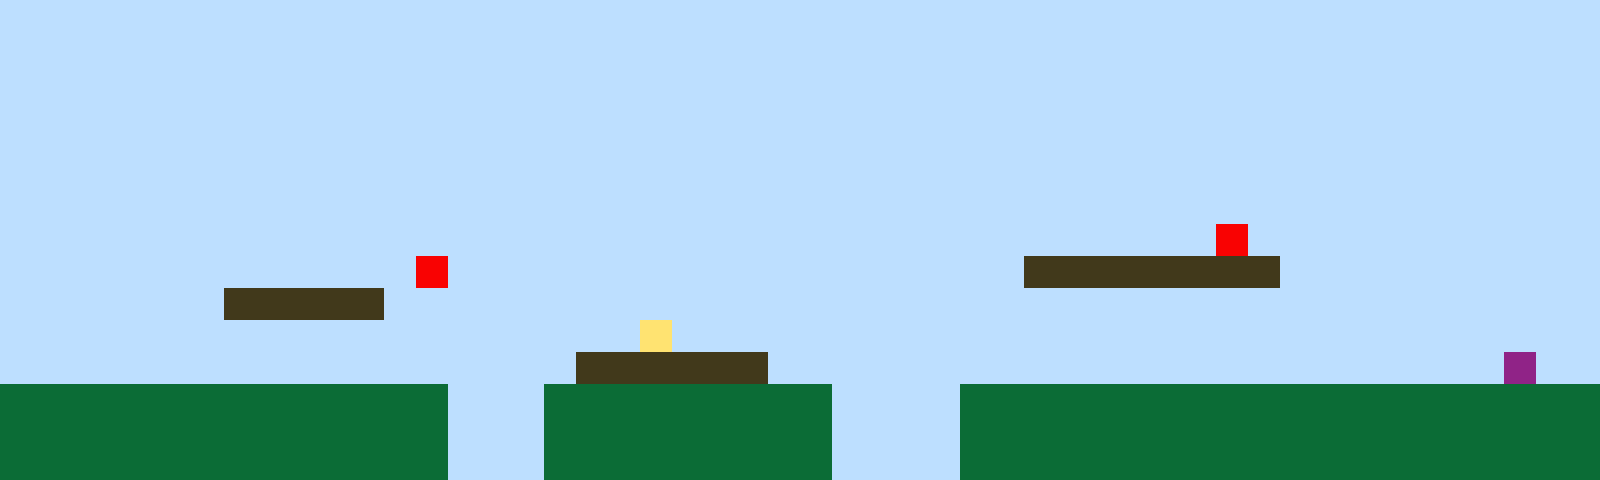

Rendered tile map (Tiled .tmx) drawn with the repository's tilesets; below, a short description and the full map source, tile grids included:
An orthogonal 50x15 tile map with 32x32 px tiles, 1 tile layer (Tile Layer 1).

<map version="1.10" tiledversion="1.11.2" orientation="orthogonal" renderorder="right-up" width="50" height="15" tilewidth="32" tileheight="32" infinite="0" nextlayerid="2" nextobjectid="1"><editorsettings><export target="map1.csv" format="csv" /></editorsettings><tileset firstgid="1" name="sprites" tilewidth="32" tileheight="32" tilecount="6" columns="3"><image source="sprites.png" width="96" height="64" /></tileset><layer id="1" name="Tile Layer 1" width="50" height="15"><data encoding="csv">1,1,1,1,1,1,1,1,1,1,1,1,1,1,1,1,1,1,1,1,1,1,1,1,1,1,1,1,1,1,1,1,1,1,1,1,1,1,1,1,1,1,1,1,1,1,1,1,1,1,1,1,1,1,1,1,1,1,1,1,1,1,1,1,1,1,1,1,1,1,1,1,1,1,1,1,1,1,1,1,1,1,1,1,1,1,1,1,1,1,1,1,1,1,1,1,1,1,1,1,1,1,1,1,1,1,1,1,1,1,1,1,1,1,1,1,1,1,1,1,1,1,1,1,1,1,1,1,1,1,1,1,1,1,1,1,1,1,1,1,1,1,1,1,1,1,1,1,1,1,1,1,1,1,1,1,1,1,1,1,1,1,1,1,1,1,1,1,1,1,1,1,1,1,1,1,1,1,1,1,1,1,1,1,1,1,1,1,1,1,1,1,1,1,1,1,1,1,1,1,1,1,1,1,1,1,1,1,1,1,1,1,1,1,1,1,1,1,1,1,1,1,1,1,1,1,1,1,1,1,1,1,1,1,1,1,1,1,1,1,1,1,1,1,1,1,1,1,1,1,1,1,1,1,1,1,1,1,1,1,1,1,1,1,1,1,1,1,1,1,1,1,1,1,1,1,1,1,1,1,1,1,1,1,1,1,1,1,1,1,1,1,1,1,1,1,1,1,1,1,1,1,1,1,1,1,1,1,1,1,1,1,1,1,1,1,1,1,1,1,1,1,1,1,1,1,1,1,1,1,1,1,1,1,1,1,1,1,1,1,1,1,1,1,1,1,1,1,1,1,1,1,1,1,1,1,1,1,1,1,1,1,1,1,1,1,1,1,1,1,1,1,1,1,1,1,1,1,1,1,1,1,1,1,1,1,1,1,5,1,1,1,1,1,1,1,1,1,1,1,1,1,1,1,1,1,1,1,1,1,1,1,1,5,1,1,1,1,1,1,1,1,1,1,1,1,1,1,1,1,1,1,3,3,3,3,3,3,3,3,1,1,1,1,1,1,1,1,1,1,1,1,1,1,1,1,1,3,3,3,3,3,1,1,1,1,1,1,1,1,1,1,1,1,1,1,1,1,1,1,1,1,1,1,1,1,1,1,1,1,1,1,1,1,1,1,1,1,1,1,1,1,1,1,1,1,1,1,1,1,1,1,1,1,1,1,1,1,1,1,4,1,1,1,1,1,1,1,1,1,1,1,1,1,1,1,1,1,1,1,1,1,1,1,1,1,1,1,1,1,1,1,1,1,1,1,1,1,1,1,1,1,1,1,1,1,1,1,3,3,3,3,3,3,1,1,1,1,1,1,1,1,1,1,1,1,1,1,1,1,1,1,1,1,1,1,1,6,1,1,2,2,2,2,2,2,2,2,2,2,2,2,2,2,1,1,1,2,2,2,2,2,2,2,2,2,1,1,1,1,2,2,2,2,2,2,2,2,2,2,2,2,2,2,2,2,2,2,2,2,2,2,2,2,2,2,2,2,2,2,2,2,2,2,1,1,1,2,2,2,2,2,2,2,2,2,1,1,1,1,2,2,2,2,2,2,2,2,2,2,2,2,2,2,2,2,2,2,2,2,2,2,2,2,2,2,2,2,2,2,2,2,2,2,1,1,1,2,2,2,2,2,2,2,2,2,1,1,1,1,2,2,2,2,2,2,2,2,2,2,2,2,2,2,2,2,2,2,2,2</data></layer></map>
